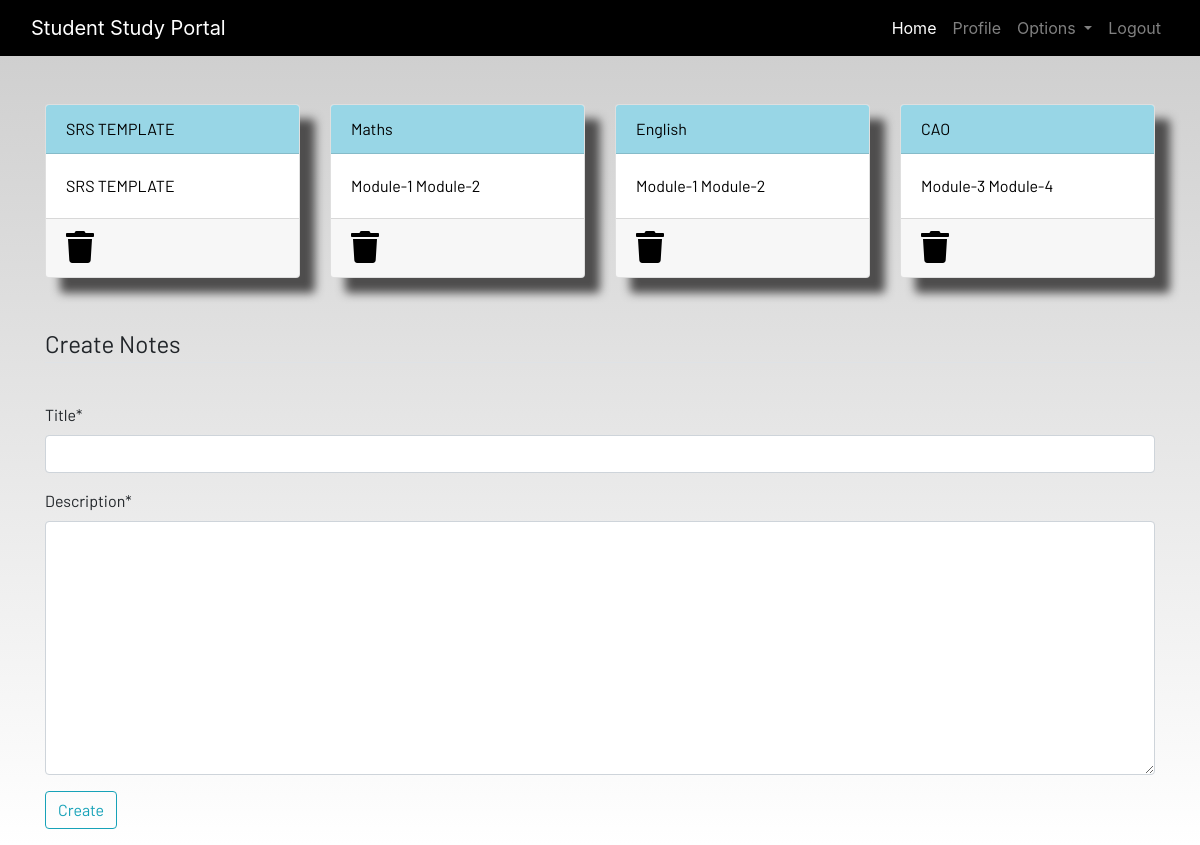
The page /notes (signed in) on the database as committed earlier.
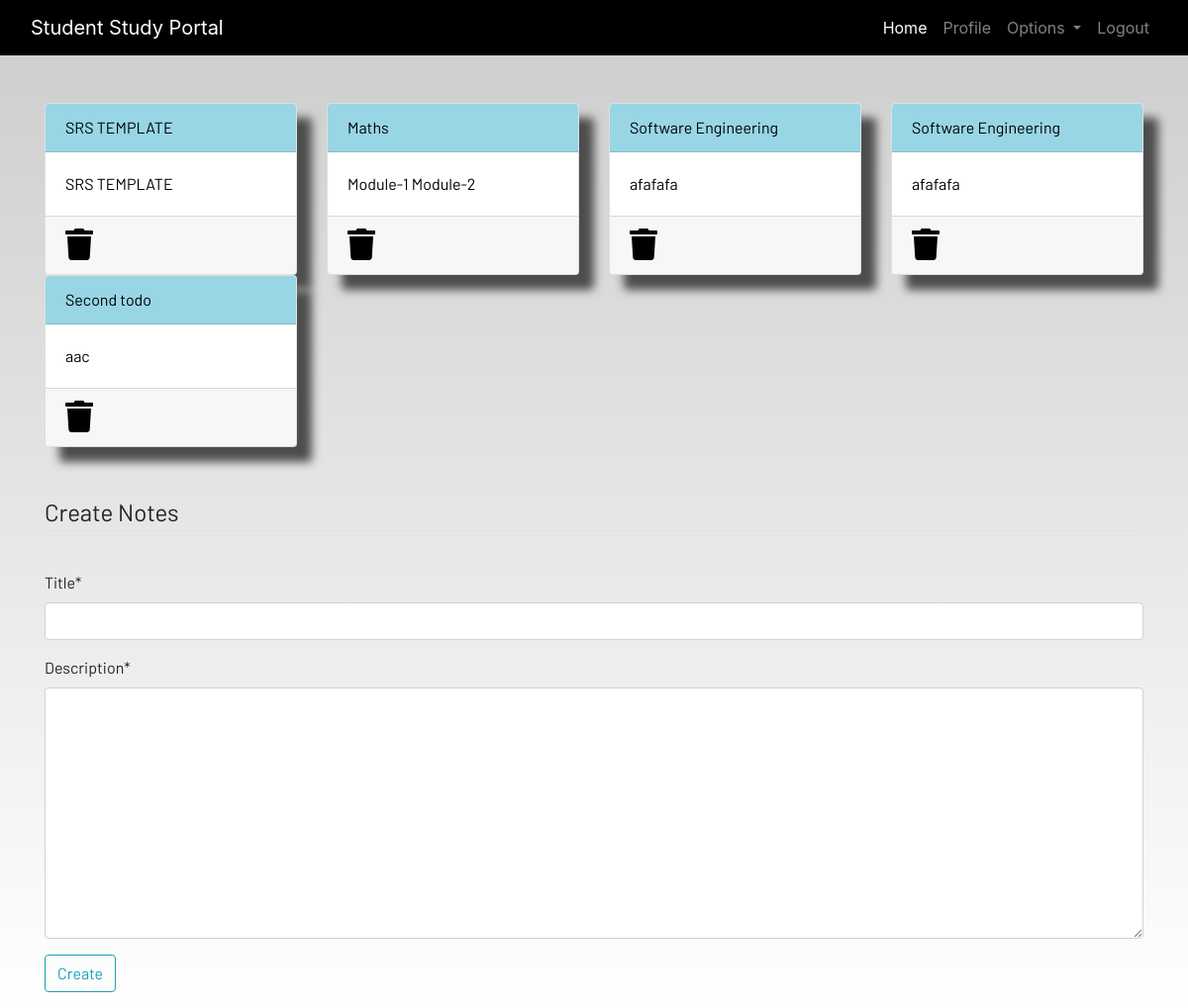
The same page on the database as committed later.
### dashboard/models.py (models this page shows, shortened)
class Notes(models.Model):
     user=models.ForeignKey(User,on_delete=models.CASCADE)
     title=models.CharField(max_length=200)
     description=models.TextField()
     class Meta:
         verbose_name="notes"
         verbose_name_plural="notes"

### dashboard/views.py (the view)
# urls.py: path('notes',views.notes,name="notes"),
@login_required
def notes(request):
    if request.method=="POST":
        form=NotesForm(request.POST)
        if form.is_valid():
            notes=Notes(user=request.user,title=request.POST['title'],description=request.POST['description'])
            notes.save()
        messages.success(request,f"Notes Added from {request.user.username} Successfully")
    else:
        form=NotesForm()
    notes=Notes.objects.filter(user=request.user)
    context={'notes':notes,'form':form}
    return render(request,'dashboard/notes.html',context)

### dashboard/forms.py
class NotesForm(forms.ModelForm):
    class Meta:
        model=Notes
        fields=['title','description']

### dashboard/templates/dashboard/notes.html (shortened to what this page needs)
{% extends 'dashboard/base.html' %}
{% load static %}
{% load crispy_forms_tags %}
{% block content %}
<div class="container">
    <div class="row">
        {% for note in notes %}
        <div class="col-md-3">
            <a href="{% url 'notes-detail' note.id %}">
                <div class="card">
                    <div class="card-header">{{note.title}}</div>
                    <div class="card-body">{{note.description|slice:"0:100"}}</div>
                    <div class="card-footer mt-auto "><a href="{% url 'delete-note' note.id %}">
                        <i class="fa fa-trash fa-2x"></i></a>
                    </div>
                </div>
            </a>
        </div>
        {% endfor %}
        <br><br>
    </div>
</div>
<br><br>
<div class="container">
    <form method="POST">
        <fieldset class="form-group">
            <legend class="border-bottom mb-4">Create Notes</legend>
        </fieldset>
        {{form|crispy}}
        <div class="form-group">
            <button href="" class="btn btn-outline-info" type="submit">
                Create
            </button>
        </div>
    </form>
</div>
{% endblock content %}

### dashboard/templates/dashboard/base.html (shortened to what this page needs)
<!DOCTYPE html>
{% load static %}
<html lang="en">
<head>
  <link rel="stylesheet" href="https://stackpath.bootstrapcdn.com/bootstrap/4.3.1/css/bootstrap.min.css"
 />
  <link rel="stylesheet" href="https://use.fontawesome.com/releases/v5.7.2/css/all.css"
 />
  <link rel="stylesheet" href="{% static 'css/main.css' %}" />
</head>
<body>
  <header>
    <nav class="navbar navbar-expand-lg navbar-dark bg-dark">
      <div class="container-fluid">
        <a class="navbar-brand" href="{% url 'home' %}">Student Study Portal</a>
        <div class="collapse navbar-collapse justify-content-end" id="navbarSupportedContent">
          <ul class="navbar-nav mb-2 mb-lg-0">
            <li class="nav-item">
              <a class="nav-link active" aria-current="page" href="{% url 'home' %}">Home</a>
            </li>
            {% if user.is_authenticated %}
            <li class="nav-item">
              <a class="nav-link" href="{% url 'profile' %}">Profile</a>
            </li>
            <li class="nav-item dropdown">
              <a class="nav-link dropdown-toggle" href="#" id="navbarDropdown" role="button" data-toggle="dropdown"
                aria-haspopup="true" aria-expanded="false">
                Options
              </a>
            </li>
            <li class="nav-item">
              <a class="nav-link" href="{% url 'logout' %}">Logout</a>
            </li>
            {% endif %}
          </ul>
        </div>
      </div>
    </nav>
  </header>
  <br /><br />
  <main>
    {% block content %}
    {% endblock content %}
  </main>
</body>
</html>

### Static/css/main.css (style rules this page uses)
html { scroll-behavior: smooth; height: 100%; width: 100%; }
main { font-family: Barlow, Quicksand, Rubik, sans-serif, serif, 'Times New Roman', Times, serif !important; }
.navbar { background-color: rgb(0, 0, 0) !important; }
.card { box-shadow: 15px 15px 10px rgb(78, 77, 77); }
a { text-decoration: none !important; color: black; }
.card-header { color: black !important; background: rgb(152, 214, 230) !important; transition: 0.3s ease-in; }
html, body { max-width: 100%; overflow-x: hidden; height: 100%; width: 100%; }
body { background: linear-gradient(rgba(0, 0, 0, 0.2), rgba(255, 255, 255, 0.5)); overflow-x: hidden; background-repeat: no-repeat; }
.card-header { background-color: rgb(133, 204, 231); }
.col-md-3 .card { width: 100%; height: 100%; }
.fa { color: black; }

Rows that differ between the two databases and show on the page:
removed Notes: title "English", description "Module-1 Module-2"
removed Notes: title "CAO", description "Module-3 Module-4"
added Notes: title "Software Engineering", description "afafafa"
added Notes: title "Software Engineering", description "afafafa"
added Notes: title "Second todo", description "aac"
